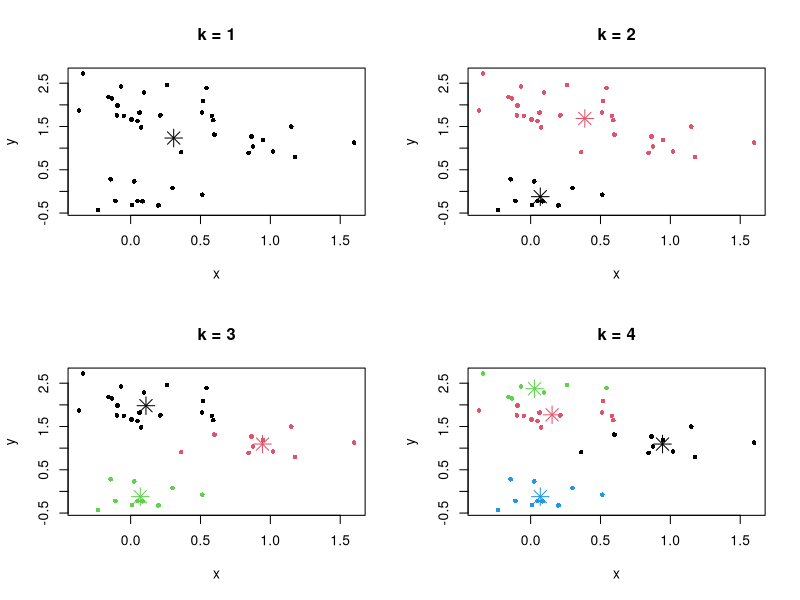

Reproduce this figure in R. (Note: this script raises an error after producing the figure.)
## ---- chunk 1
# Data with 3 clusters
set.seed(23456789)
n <- 20
x <- rbind(matrix(rnorm(n, sd = 0.3), ncol = 2),
           cbind(rnorm(n, sd = 0.3), rnorm(n, mean = 2, sd = 0.3)),
           matrix(rnorm(n, mean = 1, sd = 0.3), ncol = 2))
colnames(x) <- c("x", "y")

par(mfrow = c(2, 2))
for (k in 1:4) {
  set.seed(23456789)
  cl <- kmeans(x, centers = k, nstart = 20)
  plot(x, col = cl$cluster, pch = 16, cex = 0.75, main = paste("k =", k))
  points(cl$centers, col = 1:k, pch = 8, cex = 2)
}
## ---- chunk 2
library(RcmdrMisc)
library(car)
laliga <- readXL("datasets/la-liga-2015-2016.xlsx")
rownames(laliga) <- laliga$Team
laliga$Team <- NULL
## ---- chunk 3
# We consider only a smaller dataset (Points and Yellow.cards)
head(laliga, 2)
pointsCards <-  laliga[, c(1, 17)]
plot(pointsCards)

# kmeans uses a random initialization of the clusters, so the results may vary
# from one call to another. We use set.seed() to have reproducible outputs.
set.seed(2345678)

# kmeans call:
# - centers is the k, the number of clusters.
# - nstart indicates how many different starting assignments should be considered
# (useful for avoiding suboptimal clusterings)
k <- 2
km <- kmeans(pointsCards, centers = k, nstart = 20)

# What is inside km?
km
str(km)

# between_SS / total_SS gives a criterion to select k similar to PCA.
# Recall that between_SS / total_SS = 100% if k = n

# Centroids of each cluster
km$centers

# Assignments of observations to the k clusters
km$cluster

# Plot data with colors according to clusters
plot(pointsCards, col = km$cluster)

# Add the names of the observations above the points
text(x = pointsCards, labels = rownames(pointsCards), col = km$cluster,
     pos = 3, cex = 0.75)

# Clustering with k = 3
k <- 3
set.seed(2345678)
km <- kmeans(pointsCards, centers = k, nstart = 20)
plot(pointsCards, col = km$cluster)
text(x = pointsCards, labels = rownames(pointsCards), col = km$cluster,
     pos = 3, cex = 0.75)

# Clustering with k = 4
k <- 4
set.seed(2345678)
km <- kmeans(pointsCards, centers = k, nstart = 20)
plot(pointsCards, col = km$cluster)
text(x = pointsCards, labels = rownames(pointsCards), col = km$cluster,
     pos = 3, cex = 0.75)
## ---- chunk 4
# Work with standardized data (and remove Matches)
laligaStd <- data.frame(scale(laliga[, -2]))

# Clustering with all the variables - unstandardized data
set.seed(345678)
kme <- kmeans(laliga, centers = 3, nstart = 20)
kme$cluster
table(kme$cluster)

# Clustering with all the variables - standardized data
set.seed(345678)
kme <- kmeans(laligaStd, centers = 3, nstart = 20)
kme$cluster
table(kme$cluster)

# PCA
pca <- princomp(laliga[, -2], cor = TRUE)
summary(pca)

# Biplot (the scores of the first two PCs)
biplot(pca)

# Redo the biplot with colors indicating the cluster assignments
plot(pca$scores[, 1:2], col = kme$cluster)
text(x = pca$scores[, 1:2], labels = rownames(pca$scores), pos = 3, col = kme$cluster)

# Recall: this is a visualization with PC1 and PC2 of the clustering done with all the variables,
# not just PC1 and PC2

# Clustering with only the first two PCs - different and less accurate result, but still insightful
set.seed(345678)
kme2 <- kmeans(pca$scores[, 1:2], centers = 3, nstart = 20)
plot(pca$scores[, 1:2], col = kme2$cluster)
text(x = pca$scores[, 1:2], labels = rownames(pca$scores), pos = 3, col = kme2$cluster)
## ---- chunk 5
# Load data and scale it
data(USArrests)
USArrests <- as.data.frame(scale(USArrests))

# Statistics -> Dimensional Analysis -> Clustering -> k-means cluster analysis...
.cluster <-  KMeans(model.matrix(~-1 + Assault + Murder + Rape + UrbanPop, USArrests),
  centers = 2, iter.max = 10, num.seeds = 10)
.cluster$size # Cluster Sizes
.cluster$centers # Cluster Centroids
.cluster$withinss # Within Cluster Sum of Squares
.cluster$tot.withinss # Total Within Sum of Squares
.cluster$betweenss # Between Cluster Sum of Squares
remove(.cluster)
.cluster <-  KMeans(model.matrix(~-1 + Assault + Murder + Rape + UrbanPop, USArrests),
  centers = 2, iter.max = 10, num.seeds = 10)
.cluster$size # Cluster Sizes
.cluster$centers # Cluster Centroids
.cluster$withinss # Within Cluster Sum of Squares
.cluster$tot.withinss # Total Within Sum of Squares
.cluster$betweenss # Between Cluster Sum of Squares
biplot(princomp(model.matrix(~-1 + Assault + Murder + Rape + UrbanPop, USArrests)),
  xlabs = as.character(.cluster$cluster))
USArrests$KMeans <- assignCluster(model.matrix(~-1 + Assault + Murder + Rape + UrbanPop,
  USArrests), USArrests, .cluster$cluster)
remove(.cluster)
## ---- chunk 6
# Data with 3 clusters
set.seed(23456789)
n <- 10
x <- rbind(matrix(rnorm(n, sd = 0.3), ncol = 2),
           cbind(rnorm(n, sd = 0.3), rnorm(n, mean = 2, sd = 0.3)),
           matrix(rnorm(n, mean = 1, sd = 0.3), ncol = 2))
colnames(x) <- c("x", "y")

par(mfrow = c(2, 2))
plot(x, type = "n", cex = 0.75, main = "Data")
text(x, labels = as.character(1:(2 * n)))
for (method in c("average", "complete", "single")) {
  set.seed(23456789)
  cl <- hclust(dist(x), method = method)
  plot(cl, main = method)
}
## ---- chunk 7
# Compute dissimilarity matrix - in this case Euclidean distance
d <- dist(laligaStd)

# Hierarchical clustering with complete linkage
treeComp <- hclust(d, method = "complete")
plot(treeComp)

# With average linkage
treeAve <- hclust(d, method = "average")
plot(treeAve)

# With single linkage
treeSingle <- hclust(d, method = "single")
plot(treeSingle) # Chaining

# Set the number of clusters after inspecting visually the dendogram for "long" groups of hanging leaves
# These are the cluster assignments
cutree(treeComp, k = 2) # (Barcelona, Real Madrid) and (rest)
cutree(treeComp, k = 3) # (Barcelona, Real Madrid), (Atlético Madrid) and (rest)

# Compare differences - treeComp makes more sense than treeAve
cutree(treeComp, k = 4)
cutree(treeAve, k = 4)

# We can plot the results in the first two PCs, as we did in k-means
cluster <- cutree(treeComp, k = 2)
plot(pca$scores[, 1:2], col = cluster)
text(x = pca$scores[, 1:2], labels = rownames(pca$scores), pos = 3, col = cluster)

cluster <- cutree(treeComp, k = 3)
plot(pca$scores[, 1:2], col = cluster)
text(x = pca$scores[, 1:2], labels = rownames(pca$scores), pos = 3, col = cluster)

cluster <- cutree(treeComp, k = 4)
plot(pca$scores[, 1:2], col = cluster)
text(x = pca$scores[, 1:2], labels = rownames(pca$scores), pos = 3, col = cluster)
## ---- chunk 8
# Load data
data(iris)

# The fifth variable is a factor
head(iris)

# Compute dissimilarity matrix using the Gower dissimilarity measure
# This dissimilarity is able to handle both numerical and categorical variables
# daisy automatically detects whether there are factors present in the data and applies Gower
# (otherwise it applies the Euclidean distance)
library(cluster)
d <- daisy(iris)
tree <- hclust(d)

# 3 main clusters
plot(tree)

# The clusters correspond to the Species
cutree(tree, k = 3)
table(iris$Species, cutree(tree, k = 3))
## ---- chunk 9
HClust.1 <- hclust(dist(model.matrix(~-1 + Assault+Murder+Rape+UrbanPop, USArrests)) ,
  method= "complete")
plot(HClust.1, main= "Cluster Dendrogram for Solution HClust.1", xlab=
  "Observation Number in Data Set USArrests", sub="Method=complete; Distance=euclidian")
